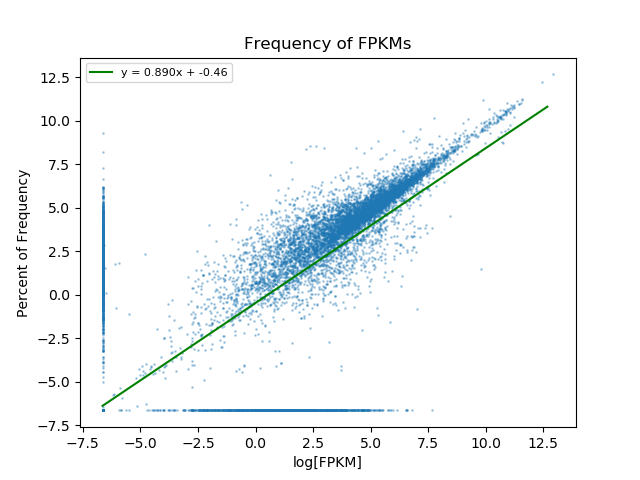

Recreate this plot in Python.
#!/usr/bin/env python3

"""
Usage: exercise2.py <ctab>
Plot FPKM
"""

import sys
import os
import numpy as np
import pandas as pd
import matplotlib.pyplot as plt

name1 = sys.argv[1].split(os.sep)[-2]
ctab1 = pd.read_csv(sys.argv[1], sep = "\t", index_col="t_name")

name2 = sys.argv[2].split(os.sep)[-2]
ctab2 = pd.read_csv(sys.argv[2], sep = "\t", index_col="t_name")

fpkm1 = np.log2(ctab1.loc[:,"FPKM" ]+ 0.01)
fpkm2 = np.log2(ctab2.loc[:,"FPKM"] + 0.01)

m,b = np.polyfit(fpkm1,fpkm2,1)
x = np.linspace(fpkm1.min(), fpkm1.max(),2)

fig, ax = plt.subplots()
ax.scatter(y=fpkm1,x=fpkm2, s = 1, alpha=0.3)
ax.plot(x,[(m*x1) + b for x1 in x], color = "green", label = 'y = %sx + %s' % (str(m)[:5], str(b)[:5]))
ax.set_title("Frequency of FPKMs")
ax.set_xlabel("log[FPKM]")
ax.set_ylabel("Percent of Frequency")
ax.legend(loc = "upper left", fontsize = 8)
fig.savefig("exercise2.png")
plt.close(fig)
